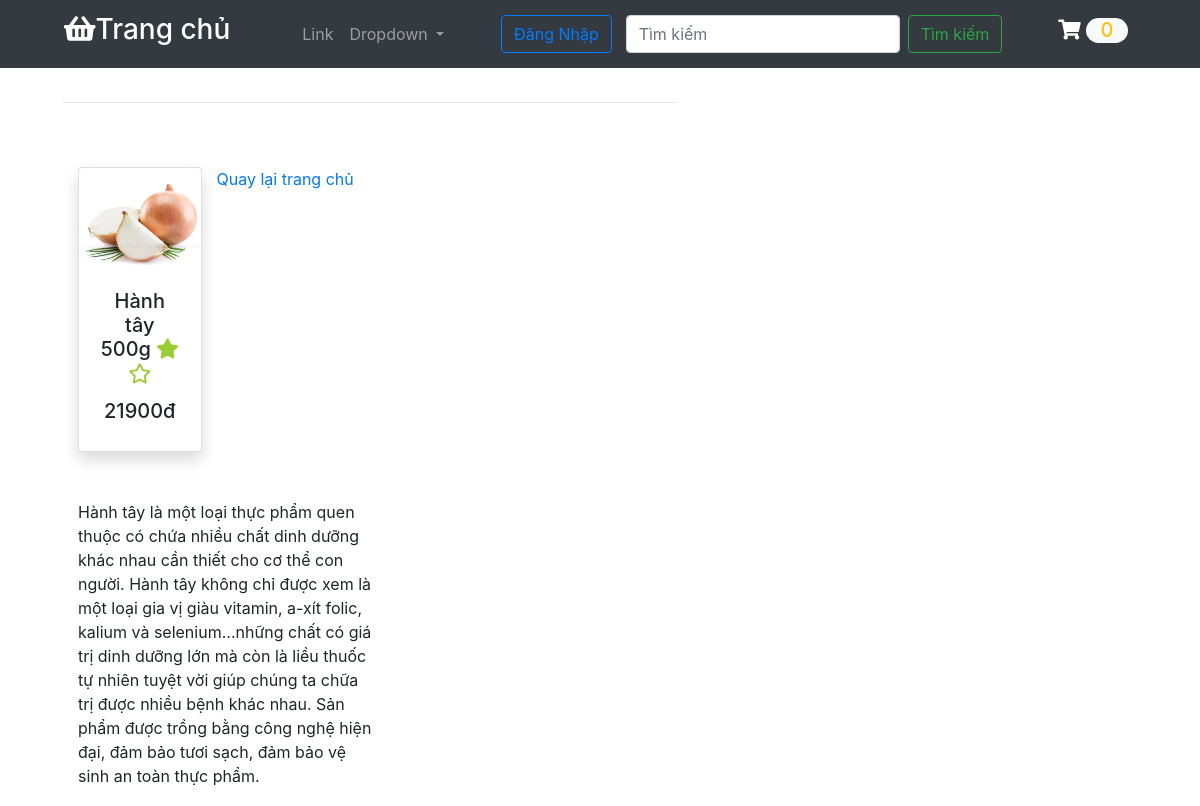
Screenshot of /details.php?details=9 with the database file from the repository.
### tables this page shows
CREATE TABLE `producttb` (
  `id` int(11) NOT NULL,
  `product_name` varchar(100) DEFAULT NULL,
  `product_price` int(11) DEFAULT NULL,
  `product_image` varchar(255) DEFAULT NULL,
  `ChiTietSP` text DEFAULT NULL
);

### action.php (called while the page is built, shortened)
<?php
	include 'config.php';
	mysqli_set_charset($conn,'utf8mb4');
	if(isset($_GET['details'])){
		$id=$_GET['details'];
		$query="SELECT * FROM producttb WHERE id=?";
		$stmt=$conn->prepare($query);
		$stmt->bind_param("i",$id);
		$stmt->execute();
		$result=$stmt->get_result();
		$row=$result->fetch_assoc();
		$vname=$row['product_name'];
		$vprice=$row['product_price'];
		$vphoto=$row['product_image'];
		$vdetails=$row['ChiTietSP'];
	}
?>

### details.php (the view, shortened to what this page needs)
<?php
include 'action.php';
?>
<!DOCTYPE html>
<html lang="en">
<head>
    <link rel="stylesheet" href="https://cdnjs.cloudflare.com/ajax/libs/font-awesome/5.8.2/css/all.css" />
    <link rel="stylesheet" href="https://stackpath.bootstrapcdn.com/bootstrap/4.3.1/css/bootstrap.min.css">
    <link rel="stylesheet" href="style.css">
</head>
<body>
<?php
    require_once ('php/header1.php');
?>
<div class="container-fluid">
    <div class="row px-5">
        <div class="col-md-7">
            <div class="shopping-cart">
                <hr>
                <div class="container">
        <div class="row text-center py-5">
        <div class="col-md-3 col-sm-6 my-3 my-md-0">
                <form action="index.php" method="post">
                    <div class="card shadow">
                        <div>
                           <img src="<?php echo $vphoto; ?>" alt="Image1" class="img-fluid card-img-top">
                        </div>
                        <div class="card-body">
                            <h5 class="card-title"><?php echo $vname; ?>
                                <i class="fas fa-star"></i>
                                <i class="far fa-star"></i>
                            <h5>
                                <span class="price"><?php echo $vprice; ?>đ</span>
                            </h5>
                        </div>
                    </div>
                </form>
            </div>
            <a href="index.php">Quay lại trang chủ</a>
        </div>
        <fieldset><?php echo $vdetails ?></fieldset>
            </div>
        </div>
    </div>
</div>
</body>
</html>

### style.css (style rules this page uses)
img { max-width: 100%; height: auto; background: lightblue; background: radial-gradient(white 30%, lightblue 70%); }
.fa-star, .fa-star-half { color: yellowgreen; padding: 3% 0; }
.shopping-cart { padding: 3% 0; }

### details.php (style rules this page uses)
fieldset { border: 1px solid #ccc; padding: 15px; margin: 20px; width: 300px; }

### rows the page displays
producttb: product_image (picture), product_name "Hành tây 500g", product_price "21900", ChiTietSP "Hành tây là một loại thực phẩm quen thuộc có chứa nhiều chất dinh dưỡng khác nhau cần thiết cho cơ thể con người. Hành tây không chỉ được xem là một loại gia vị giàu vitamin, a-xít folic, kalium và selenium…những chất có giá trị dinh dưỡng lớn mà còn là liều thuốc tự nhiên tuyệt vời giúp chúng ta chữa trị được nhiều bệnh khác nhau. Sản phẩm được trồng bằng công nghệ hiện đại, đảm bảo tươi sạch, đảm bảo vệ sinh an toàn thực phẩm."
